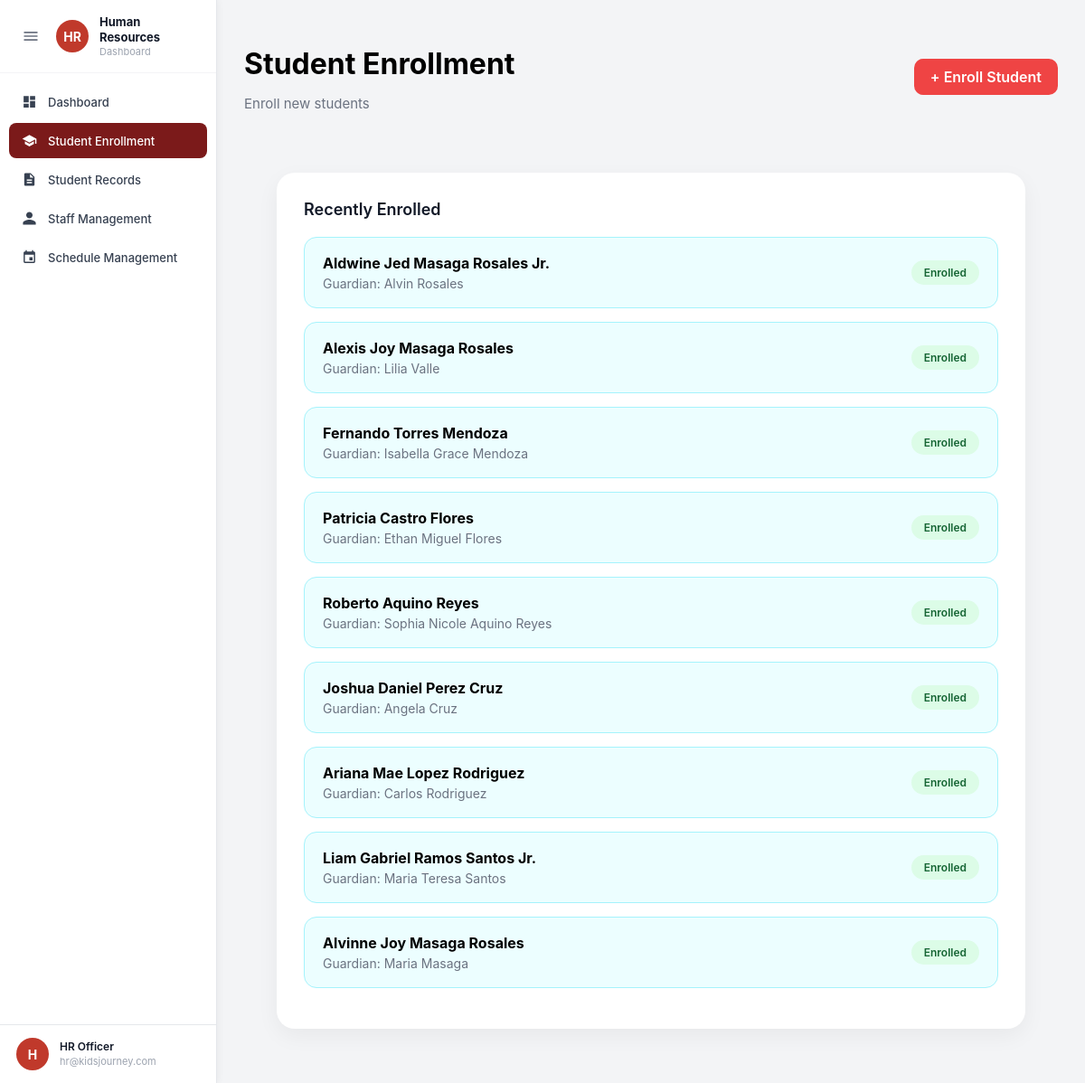
The page /public/hro/student-enrollment.php (signed in) on the database its author committed.
### tables this page shows
CREATE TABLE `users` (
  `id` int(11) NOT NULL,
  `staff_id` varchar(20) DEFAULT NULL COMMENT 'e.g. STF-0001, auto-assigned when created',
  `full_name` varchar(150) NOT NULL,
  `username` varchar(100) NOT NULL,
  `email` varchar(150) NOT NULL,
  `password` varchar(255) NOT NULL,
  `role` enum('Admin','Human Resources','Educator') NOT NULL,
  `status` enum('active','inactive','suspended','pending','denied') DEFAULT 'active',
  `is_first_login` tinyint(1) DEFAULT 1 COMMENT '1 = must change password on first login (Educators)',
  `created_at` timestamp NOT NULL DEFAULT current_timestamp(),
  `updated_at` timestamp NOT NULL DEFAULT current_timestamp() ON UPDATE current_timestamp()
);

CREATE TABLE `guardians` (
  `id` int(11) NOT NULL,
  `student_id` int(11) NOT NULL,
  `guardian_name` varchar(150) NOT NULL,
  `contact_number` varchar(20) NOT NULL,
  `email` varchar(150) DEFAULT NULL,
  `created_at` timestamp NOT NULL DEFAULT current_timestamp()
);

CREATE TABLE `students` (
  `id` int(11) NOT NULL,
  `student_id` varchar(20) NOT NULL COMMENT 'e.g. STD-0001',
  `first_name` varchar(100) NOT NULL,
  `middle_name` varchar(100) DEFAULT NULL,
  `last_name` varchar(100) NOT NULL,
  `suffix` varchar(20) DEFAULT NULL,
  `full_name` varchar(255) GENERATED ALWAYS AS (concat(`first_name`,' ',ifnull(concat(`middle_name`,' '),''),`last_name`,ifnull(concat(' ',`suffix`),''))) STORED,
  `date_of_birth` date DEFAULT NULL,
  `gender` enum('Male','Female','Other') DEFAULT NULL,
  `address` text DEFAULT NULL,
  `status` enum('Active','Pending','Inactive') DEFAULT 'Pending' COMMENT 'Pending=awaiting payment, Active=paid/enrolled, Inactive=no longer availing',
  `created_at` timestamp NOT NULL DEFAULT current_timestamp(),
  `updated_at` timestamp NOT NULL DEFAULT current_timestamp() ON UPDATE current_timestamp(),
  `archived` tinyint(1) DEFAULT 0
);

### includes/auth.php (called while the page is built, shortened)
<?php
require_once __DIR__ . '/config.php';
$stmt = $conn->prepare("SELECT id, full_name, username, email, role FROM users WHERE id = ?");
$stmt->bind_param("i", $_SESSION['user_id']);
$stmt->execute();
$result = $stmt->get_result();
if ($result->num_rows === 1) {
    $loggedUser = $result->fetch_assoc();
} else {
    session_unset();
    session_destroy();
    redirect(BASE_URL . "/auth/login.php");
}
?>

### public/hro/student-enrollment.php (the view, shortened to what this page needs)
<?php
require_once(__DIR__ . "/../../includes/db.php");
require_once(__DIR__ . "/../../includes/auth.php");
?>
<!DOCTYPE html>
<html>
<head>
  <link rel="stylesheet" href="../../assets/css/hro/hro-base.css">
  <link rel="stylesheet" href="../../assets/css/hro/student-enrollment.css">
</head>
<body>
<?php include __DIR__ . '/../../includes/hro-sidebar.php'; ?>
<div class="main">
  <div class="page-header">
    <div style="display:flex; justify-content:space-between; align-items:center;">
      <div>
        <h1>Student Enrollment</h1>
        <p>Enroll new students</p>
      </div>
      <a href="#" class="enroll-btn" id="openEnrollModal">+ Enroll Student</a>
    </div>
  </div>
  <div class="dashboard-card">
    <h3 class="card-title">Recently Enrolled</h3>
    <?php
    $limit = isset($_GET['show']) && $_GET['show'] === 'all' ? 100 : 20;
    $query = "
      SELECT s.full_name, g.guardian_name
      FROM enrollments e
      LEFT JOIN students s ON e.student_id = s.id
      LEFT JOIN guardians g ON g.student_id = s.id
      WHERE (s.archived IS NULL OR s.archived = 0)
      ORDER BY e.created_at DESC
      LIMIT $limit
    ";
    $result = $conn->query($query);
    if ($result && $result->num_rows > 0):
      while ($row = $result->fetch_assoc()):
    ?>
      <div class="enrollment-item">
        <div>
          <strong><?= htmlspecialchars($row['full_name']); ?></strong>
          <p>Guardian: <?= htmlspecialchars($row['guardian_name']); ?></p>
        </div>
        <span class="status-badge">Enrolled</span>
      </div>
    <?php endwhile; else: ?>
      <p>No recent enrollments found.</p>
    <?php endif; ?>
  </div>
</div>
</body>
</html>

### includes/hro-sidebar.php (shortened to what this page needs)
<?php
$currentPage = basename($_SERVER['PHP_SELF']);
?>
<div class="sidebar" id="sidebar">
  <div class="sidebar-top">
    <div class="brand">
      <button class="toggle-btn" onclick="toggleSidebar()">
        <svg viewBox="0 0 24 24" width="20" height="20" fill="currentColor"><path d="M3 18h18v-2H3v2zm0-5h18v-2H3v2zm0-7v2h18V6H3z"/></svg>
      </button>
      <div class="logo">HR</div>
      <div class="brand-text">
        <strong>Human Resources</strong>
        <span>Dashboard</span>
      </div>
    </div>
    <nav>
      <a class="<?= $currentPage == 'dashboard.php' ? 'active' : '' ?>"
         href="dashboard.php" data-tooltip="Dashboard">
        <svg viewBox="0 0 24 24"><path d="M3 13h8V3H3v10zm0 8h8v-6H3v6zm10 0h8V11h-8v10zm0-18v6h8V3h-8z"/></svg>
        <span>Dashboard</span>
      </a>
      <a class="<?= $currentPage == 'student-enrollment.php' ? 'active' : '' ?>"
         href="student-enrollment.php" data-tooltip="Student Enrollment">
        <svg viewBox="0 0 24 24"><path d="M12 3L1 9l11 6 9-4.91V17h2V9L12 3zM5 13.18v4L12 21l7-3.82v-4L12 17l-7-3.82z"/></svg>
        <span>Student Enrollment</span>
      </a>
      <a class="<?= $currentPage == 'student-records.php' ? 'active' : '' ?>"
         href="student-records.php" data-tooltip="Student Records">
        <svg viewBox="0 0 24 24"><path d="M14 2H6c-1.1 0-2 .9-2 2v16c0 1.1.9 2 2 2h12c1.1 0 2-.9 2-2V8l-6-6zm2 16H8v-2h8v2zm0-4H8v-2h8v2zm-3-5V3.5L18.5 9H13z"/></svg>
        <span>Student Records</span>
      </a>
      <a class="<?= $currentPage == 'staff-management.php' ? 'active' : '' ?>"
         href="staff-management.php" data-tooltip="Staff Management">
        <svg viewBox="0 0 24 24"><path d="M12 12c2.7 0 5-2.3 5-5s-2.3-5-5-5-5 2.3-5 5 2.3 5 5 5zm0 2c-3.3 0-10 1.7-10 5v3h20v-3c0-3.3-6.7-5-10-5z"/></svg>
        <span>Staff Management</span>
      </a>
      <a class="<?= $currentPage == 'schedule-management.php' ? 'active' : '' ?>"
         href="schedule-management.php" data-tooltip="Schedule Management">
        <svg viewBox="0 0 24 24"><path d="M17 12h-5v5h5v-5zM16 1v2H8V1H6v2H5c-1.11 0-1.99.9-1.99 2L3 19c0 1.1.89 2 2 2h14c1.1 0 2-.9 2-2V5c0-1.1-.9-2-2-2h-1V1h-2zm3 18H5V8h14v11z"/></svg>
        <span>Schedule Management</span>
      </a>
    </nav>
  </div>
  <div class="profile profile-trigger" onclick="toggleProfileMenu(this)">
    <div class="avatar">
      <?= strtoupper(substr($loggedUser['full_name'], 0, 1)) ?>
    </div>
    <div class="profile-text">
      <strong><?= htmlspecialchars($loggedUser['full_name']) ?></strong>
      <span><?= htmlspecialchars($loggedUser['email']) ?></span>
    </div>
  </div>
</div>

### assets/css/hro/hro-base.css (style rules this page uses)
* { box-sizing: border-box; font-family: 'Inter', Arial, sans-serif; }
html, body { height: 100%; margin: 0; }
body { background: #f3f4f6; display: flex; }
.sidebar { width: 240px; min-width: 240px; height: 100vh; position: fixed; top: 0; left: 0; background: #ffffff; border-right: 1px solid #e5e7eb; display: flex; flex-direction: column; justify-content: space-between; transition: all 0.4s cubic-bezier(0.4, 0, 0.2, 1); overflow: hidden; z-index: 100; box-shadow: 2px 0 8px rgba(0, 0, 0, 0.04); }
.sidebar-top { flex: 1; overflow: hidden; display: flex; flex-direction: column; }
.brand { display: flex; align-items: center; gap: 12px; padding: 16px 18px; border-bottom: 1px solid #f3f4f6; }
.toggle-btn { background: none; border: none; cursor: pointer; color: #6b7280; padding: 6px; display: flex; align-items: center; flex-shrink: 0; border-radius: 8px; transition: all 0.2s ease; }
.toggle-btn svg { transition: transform 0.3s ease; }
.logo { background: #c0392b; color: white; font-weight: bold; font-size: 14px; width: 36px; height: 36px; min-width: 36px; border-radius: 50%; display: flex; align-items: center; justify-content: center; flex-shrink: 0; }
.brand-text { display: flex; flex-direction: column; line-height: 1.3; transition: opacity 0.2s; }
.brand-text strong { font-size: 13px; color: #111827; font-weight: 700; }
.brand-text span { font-size: 11px; color: #9ca3af; }
nav { padding: 12px 10px; display: flex; flex-direction: column; gap: 2px; }
nav a { display: flex; align-items: center; gap: 12px; padding: 11px 14px; margin-bottom: 2px; border-radius: 8px; color: #374151; text-decoration: none; font-size: 13px; font-weight: 500; transition: background 0.15s, color 0.15s; }
nav a svg { width: 17px; height: 17px; fill: currentColor; flex-shrink: 0; }
nav a.active { background: #7b1a1a; color: white; }
.profile { padding: 14px 18px; display: flex; align-items: center; gap: 12px; border-top: 1px solid #e5e7eb; cursor: pointer; position: relative; user-select: none; background: #ffffff; }
.avatar { width: 36px; height: 36px; min-width: 36px; background: #c0392b; color: white; font-weight: 700; font-size: 14px; border-radius: 50%; display: flex; align-items: center; justify-content: center; flex-shrink: 0; }
.profile-text { display: flex; flex-direction: column; line-height: 1.4; overflow: hidden; transition: opacity 0.2s; }
.profile-text strong { font-size: 12px; color: #111827; font-weight: 600; white-space: nowrap; overflow: hidden; text-overflow: ellipsis; }
.profile-text span { font-size: 11px; color: #9ca3af; white-space: nowrap; overflow: hidden; text-overflow: ellipsis; }
.main { flex: 1; margin-left: 240px; min-height: 100vh; overflow-y: auto; display: flex; flex-direction: column; transition: margin-left 0.4s cubic-bezier(0.4, 0, 0.2, 1); }
.dashboard-card { background: white; border-radius: 12px; margin: 22px 36px; padding: 22px 24px; box-shadow: 0 1px 4px rgba(0,0,0,.06); }
.card-title { font-size: 16px; font-weight: 700; color: #111827; margin: 0 0 18px; }

### assets/css/hro/student-enrollment.css (style rules this page uses)
.main { flex: 1; padding: 30px; margin-left: 240px; min-height: 100vh; }
.page-header { margin-bottom: 30px; }
.page-header h1 { font-size: 32px; font-weight: 700; margin-bottom: 5px; }
.page-header p { font-size: 15px; color: #6b7280; }
.dashboard-card { background: white; border-radius: 20px; padding: 30px; box-shadow: 0 8px 24px rgba(0,0,0,0.05); margin-bottom: 30px; }
.card-title { font-size: 18px; font-weight: 600; margin-bottom: 20px; }
.enroll-btn { background: #ef4444; color: white; padding: 10px 18px; border-radius: 10px; text-decoration: none; font-weight: 600; transition: 0.2s ease; }
.enrollment-item { background: #ecfeff; border: 1px solid #a5f3fc; border-radius: 14px; padding: 18px 20px; margin-bottom: 15px; display: flex; justify-content: space-between; align-items: center; }
.enrollment-item strong { font-size: 16px; display: block; margin-bottom: 4px; }
.enrollment-item p { font-size: 14px; color: #6b7280; margin: 0; }
.status-badge { background: #dcfce7; color: #166534; padding: 6px 14px; border-radius: 999px; font-size: 12px; font-weight: 600; }

### rows shown on the page
users: full_name "H", full_name "HR Officer", email "hr@kidsjourney.com"
guardians: student.full_name "Aldwine Jed Masaga Rosales Jr.", guardian_name "Alvin Rosales"
guardians: student.full_name "Alexis Joy Masaga Rosales", guardian_name "Lilia Valle"
guardians: student.full_name "Fernando Torres Mendoza", guardian_name "Isabella Grace Mendoza"
guardians: student.full_name "Patricia Castro Flores", guardian_name "Ethan Miguel Flores"
guardians: student.full_name "Roberto Aquino Reyes", guardian_name "Sophia Nicole Aquino Reyes"
guardians: student.full_name "Joshua Daniel Perez Cruz", guardian_name "Angela Cruz"
guardians: student.full_name "Ariana Mae Lopez Rodriguez", guardian_name "Carlos Rodriguez"
guardians: student.full_name "Liam Gabriel Ramos Santos Jr.", guardian_name "Maria Teresa Santos"
guardians: student.full_name "Alvinne Joy Masaga Rosales", guardian_name "Maria Masaga"
